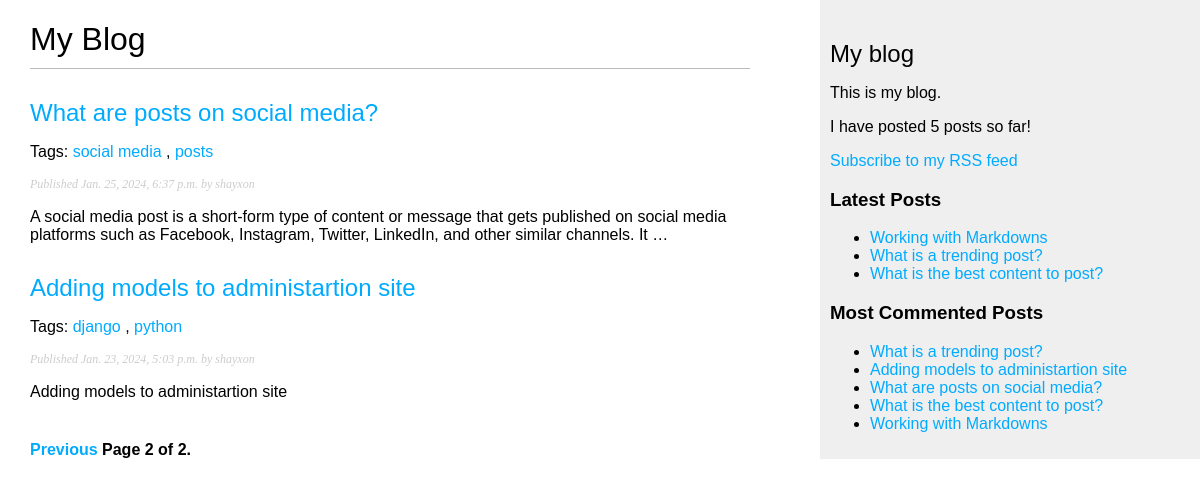
Screenshot of /blog/?page=2 with the database file from the repository.
### blog/models.py (models this page shows, shortened)
class Post(models.Model):
    class Status(models.TextChoices):
        DRAFT = 'DF', 'Draft'
        PUBLISHED = 'PB', 'Published'
    tag = TaggableManager()
    title = models.CharField(max_length = 250)
    slug = models.SlugField(max_length = 250, unique_for_date = 'publish')
    author = models.ForeignKey(User, on_delete = models.CASCADE, related_name = 'blog_posts')
    body = models.TextField()
    publish = models.DateTimeField(default = timezone.now)
    created = models.DateTimeField(auto_now_add = True)
    updated = models.DateTimeField(auto_now = True)
    status = models.CharField(max_length = 2, choices = Status.choices, default = Status.DRAFT)
    objects = models.Manager()
    published = PublishedManager()
    class Meta:
        ordering = ['-publish']
        indexes = [
            models.Index(fields=['-publish']),
        ]
    def get_absolute_url(self):
        return reverse('blog:post_detail', args=[self.publish.year, self.publish.month, self.publish.day, self.slug])

### blog/views.py (the view)
# urls.py: path('', views.post_list, name='post_list'),
def post_list(request, tag_slug=None):
    post_list = Post.published.all()
    tag = None
    if tag_slug:
        tag = get_object_or_404(Tag, slug=tag_slug)
        post_list = post_list.filter(tag__in = [tag])
    paginator = Paginator(post_list, 3)
    page_number = request.GET.get('page', 1)
    try:
        posts = paginator.page(page_number)
    except EmptyPage:
        posts = paginator.page(paginator.num_pages)
    except PageNotAnInteger:
        posts = paginator.page(1)
    return render(
        request,
        'blog/post/list.html',
        {'posts': posts, 'tag':tag}
    )

### blog/models.py (called while the page is built)
    def get_queryset(self) -> QuerySet:
        return super().get_queryset() \
                .filter(status = Post.Status.PUBLISHED)

### blog/templatetags/blog_tags.py (called while the page is built)
@register.simple_tag
def total_posts():
    count = Post.published.all().count()
    return f"I have posted {count} posts so far!"

@register.inclusion_tag('blog/post/includes/latest_posts.html')
def get_latest_posts(count=3):
    posts = Post.published.all().order_by('-publish')[:count]
    return {'posts':posts}

@register.inclusion_tag('blog/post/includes/latest_posts.html')
def get_most_commented_posts(count=5):
    posts = Post.published.all().annotate(comment = Count('comments')) \
                                    .order_by('-comment')[:count]
    return {'posts':posts}

@register.filter(name='markdown')
def markdownFilter(text):
    return mark_safe(markdown.markdown(text))

### blog/templates/blog/post/list.html (shortened to what this page needs)
{% extends "blog/base.html" %}
{% load blog_tags %}
{% block content %}
  <h1>My Blog</h1>
  {% for post in posts %}
    <h2>
      <a href="{{ post.get_absolute_url }}">
        {{ post.title }}
      </a>
    </h2>
    <p class="tags">Tags:
      {% for i in post.tag.all %}
        <a href={% url 'blog:post_list_tags' i.slug %}>{{i.name}}</a>
        {% if not forloop.last %},{% endif %}
      {% endfor %}
    </p>
    <p class="date">
      Published {{ post.publish }} by {{ post.author }}
    </p>
    {{ post.body|markdown|truncatewords_html:30 }}
  {% endfor %}
  {% include "pagination.html" with page=posts %}
{% endblock %}

### blog/templates/blog/post/includes/latest_posts.html
{% for post in posts %}
    <li><a href="{{ post.get_absolute_url }}">{{post.title}}</a></li>
{% endfor %}

### blog/static/css/blog.css (style rules this page uses)
body { margin:0; padding:0; font-family:helvetica, sans-serif; }
a { color:#00abff; text-decoration:none; }
h1 { font-weight:normal; border-bottom:1px solid #bbb; padding:0 0 10px 0; }
h2 { font-weight:normal; margin:30px 0 0; }
p.date { color:#ccc; font-family: georgia, serif; font-size: 12px; font-style: italic; }

### rows the page displays
Post: title "What are posts on social media?", publish "Jan. 25, 2024, 6:37 p.m.", author "shayxon", body "A social media post is a short-form type of content or message that gets published on social media platforms such as Facebook, Instagram, Twitter, LinkedIn, and other similar channels. It …"
Tag: name "social media"
Tag: name "posts"
Post: title "Adding models to administartion site", publish "Jan. 23, 2024, 5:03 p.m.", author "shayxon", body "Adding models to administartion site"
Tag: name "django"
Tag: name "python"
Post: title "Working with Markdowns"
Post: title "What is a trending post?"
Post: title "What is the best content to post?"

### other values shown
{{ page.number }} "2"
{{ page.paginator.num_pages }} "2"
